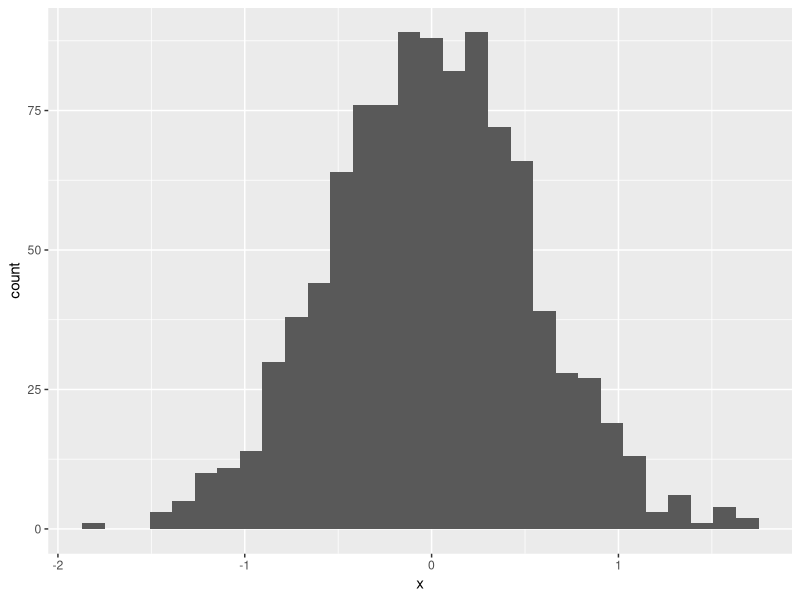
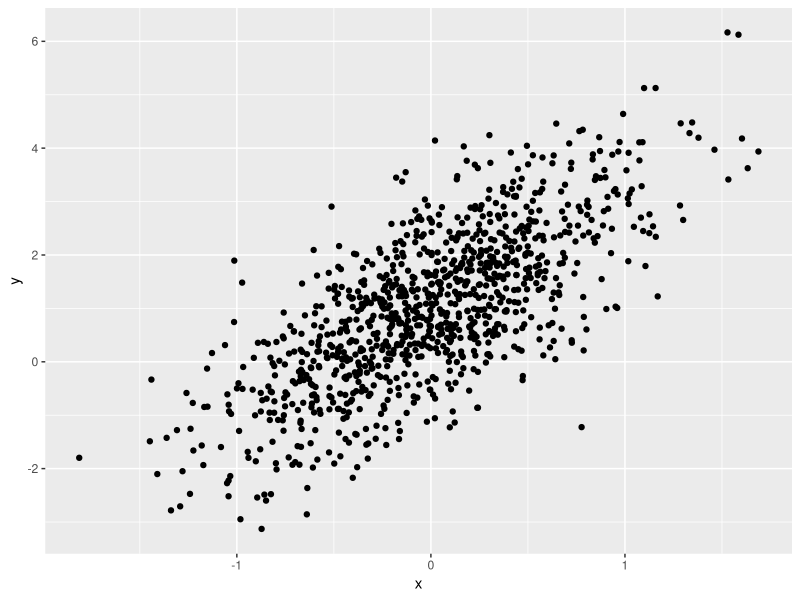
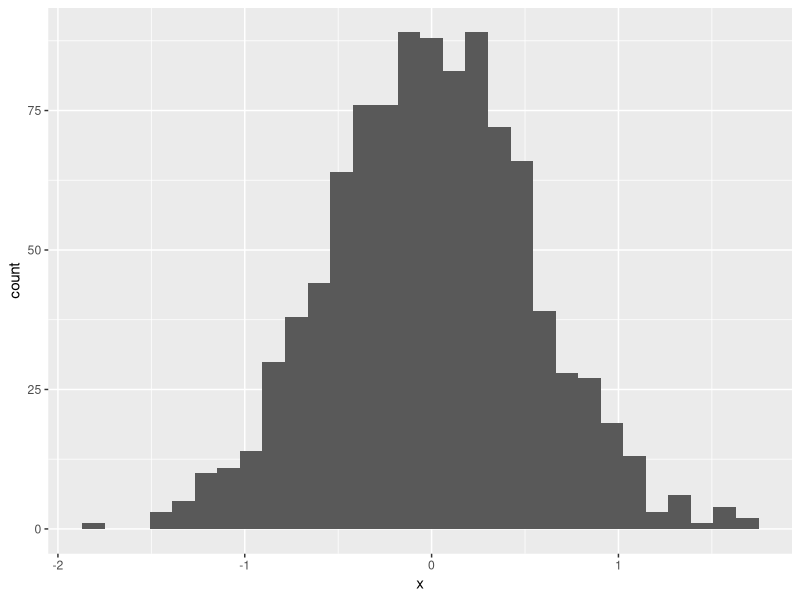
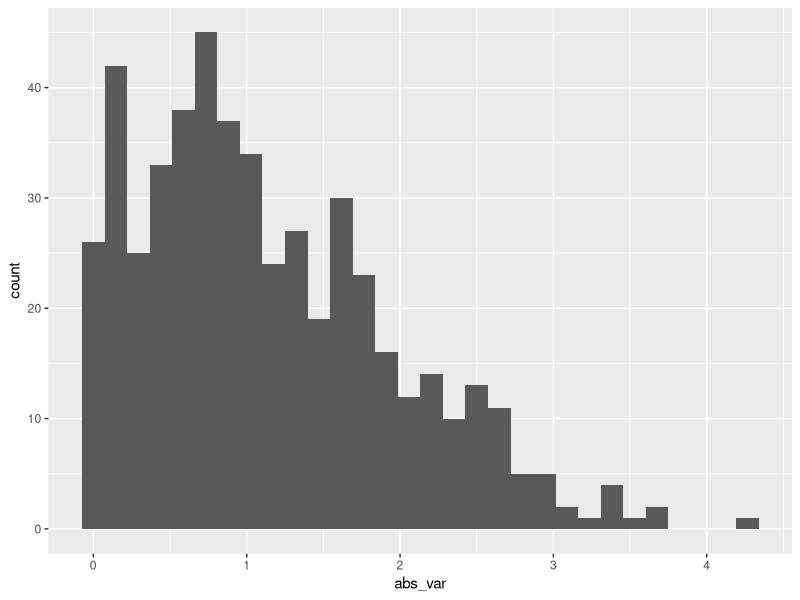

Write the R code that produced these figures, in order.
## ---- chunk 1
#output: can also be pdf_document, word_document
## ---- chunk 2
library(tidyverse)
## ---- chunk 3
samp = rnorm(100)
length(samp)
## ---- chunk 4
plot_df = 
  tibble(
    x = rnorm(1000, sd = 0.5),
    y = 1 + 2 * x + rnorm(1000)
  )
## ---- chunk 5
ggplot(plot_df, aes(x = x)) + geom_histogram()

ggplot(plot_df, aes(x = x, y = y)) + geom_point()
## ---- chunk 6
ggplot(plot_df, aes(x = x)) + geom_histogram()
## ---- chunk 7
set.seed(0)

la_df = 
  tibble(
    num_var = rnorm(500, mean = 1),
    log_var = num_var > 0,
    abs_var = abs(num_var)
  )

ggplot(la_df, aes(x = abs_var)) + geom_histogram()
